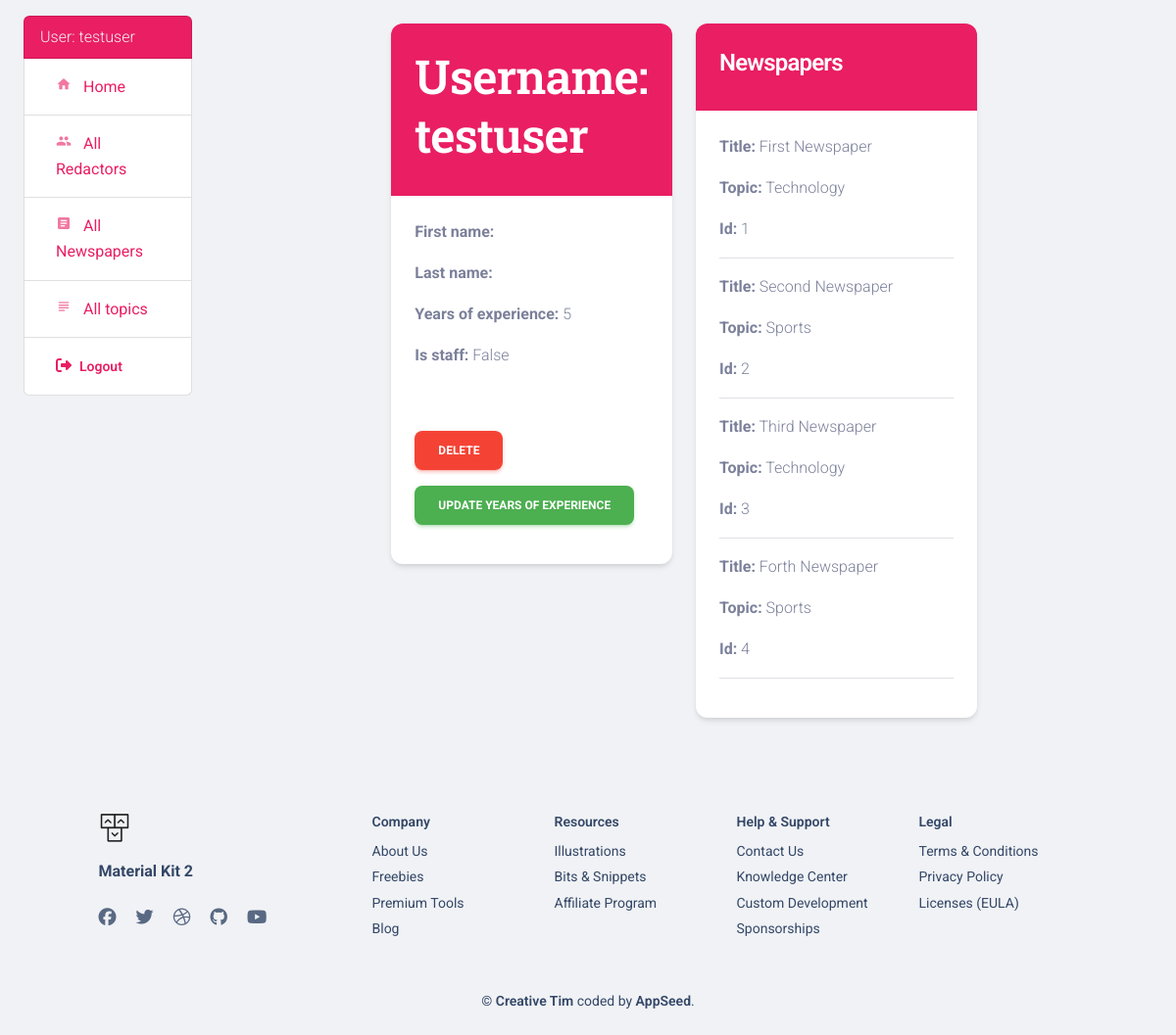
Page /redactors/1/ (signed in) on the committed database.
### agency/models.py (models this page shows, shortened)
class Redactor(AbstractUser):
    years_of_experience = models.IntegerField(null=True, blank=True)
    class Meta:
        ordering = ["username"]
        verbose_name = "redactor"
        verbose_name_plural = "redactors"
    def get_absolute_url(self):
        return reverse("agency:redactor-detail", kwargs={"pk": self.pk})

class Newspaper(models.Model):
    title = models.CharField(max_length=255)
    context = models.TextField(max_length=255, blank=True)
    published_date = models.DateTimeField(auto_now_add=True)
    topic = models.ForeignKey(Topic, on_delete=models.CASCADE)
    redactors = models.ManyToManyField(Redactor, related_name="newspapers")

class Topic(models.Model):
    name = models.CharField(max_length=255, unique=True)
    class Meta:
        ordering = ["name"]
    def __str__(self):
        return self.name

### agency/views.py (the view)
# urls.py: path("redactors/<int:pk>/", RedactorDetailView.as_view(), name="redactor-detail"),
class RedactorDetailView(LoginRequiredMixin, DetailView):
    model = Redactor

### agency/context_processors.py (called while the page is built)
def cfg_assets_root(request):
    return {"ASSETS_ROOT": settings.ASSETS_ROOT}

### templates/agency/redactor_detail.html
{% extends "base-fullscreen.html" %}
{% block content %}
  <div class="container">
    <div class="row justify-content-center">
      <div class="col-lg-8">
        <div class="row">
          <div class="col-md-6">
            <div class="card mt-4">
              <div class="card-header bg-primary text-white">
                <h1 class="card-title text-white">Username: {{ redactor.username }}</h1>
              </div>
              <div class="card-body">
                <p><strong>First name:</strong> {{ redactor.first_name }}</p>
                <p><strong>Last name:</strong> {{ redactor.last_name }}</p>
                <p><strong>Years of experience:</strong> {{ redactor.years_of_experience }}</p>
                <p><strong>Is staff:</strong> {{ redactor.is_staff }}</p>
              </div>
              <div class="card-footer">
                <a href="{% url 'agency:redactor-delete' pk=redactor.id %}" class="btn btn-danger mr-2">
                  Delete
                </a>
                <a href="{% url 'agency:redactor-update' pk=redactor.pk %}" class="btn btn-success">
                  Update years of experience
                </a>
              </div>
            </div>
          </div>
          <div class="col-md-6">
            <div class="card mt-4">
              <div class="card-header bg-primary text-white">
                <h4 class="card-title text-white">Newspapers</h4>
              </div>
              <div class="card-body">
                {% for newspaper in redactor.newspapers.all %}
                  <div class="mb-3">
                    <p><strong>Title:</strong> {{ newspaper.title }}</p>
                    <p><strong>Topic:</strong> {{ newspaper.topic }}</p>
                    <p class="text-muted"><strong>Id:</strong> {{ newspaper.id }}</p>
                  </div>
                  <hr>
                {% empty %}
                  <p>No newspapers!</p>
                {% endfor %}
              </div>
            </div>
          </div>
        </div>
      </div>
    </div>
  </div>
{% endblock %}

### templates/includes/navigation.html (shortened to what this page needs)
<ul class="sidebar-nav list-group">
  {% if request.user.is_authenticated %}
    <li class="list-group-item bg-primary text-light">User: <a href="{{ user.get_absolute_url }}" class="text-light">{{ user.get_username }}</a></li>
  {% endif %}
  <li class="list-group-item sidebar-title">
    <a href="/" class="nav-link">
      <i class="material-icons opacity-6 me-2 text-md">home</i>
      Home
    </a>
  </li>
  <li class="list-group-item">
    <a href="{% url 'agency:redactor-list' %}" class="nav-link">
      <i class="material-icons opacity-6 me-2 text-md">people</i>
      All Redactors
    </a>
  </li>
  <li class="list-group-item">
    <a href="{% url 'agency:newspaper-list' %}" class="nav-link">
      <i class="material-icons opacity-6 me-2 text-md">article</i>
      All Newspapers
    </a>
  </li>
  <li class="list-group-item dropdown">
    <a href="{% url 'agency:topic-list' %}" class="nav-link">
      <i class="material-icons opacity-6 me-2 text-md">subject</i>
      All topics
    </a>
  </li>
  {% if request.user.is_authenticated %}
    <li class="list-group-item">
      <a href="{% url 'logout' %}" class="nav-link">
        <i class="fa fa-sign-out me-1"></i>
        <p class="d-inline text-sm z-index-1 font-weight-bold" data-bs-toggle="tooltip" data-bs-placement="bottom" title="Sign OUT">Logout</p>
      </a>
    </li>
  {% endif %}
</ul>

### templates/includes/navigation.html (style rules this page uses)
.sidebar-nav { margin-top: 1em; }

### rows in the picture
Redactor: get_username "testuser", username "testuser", years_of_experience "5", is_staff "False"
Newspaper: title "First Newspaper", topic "Technology", id "1"
Newspaper: title "Second Newspaper", topic "Sports", id "2"
Newspaper: title "Third Newspaper", topic "Technology", id "3"
Newspaper: title "Forth Newspaper", topic "Sports", id "4"
